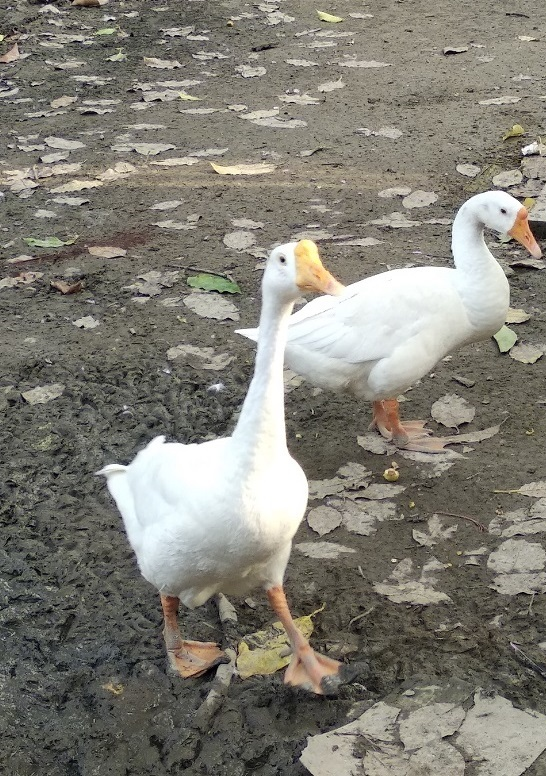
#> input picture image/swans.jpg, 546 x 776 px, found by its file name
$ python ex7.py
#> lines starting #> are read from the running program, lines starting #| are printed output that depends on the picture
import numpy as np
from PIL import Image
import matplotlib.pylab as pylab
import os

image_path = r"image\swans.jpg"

def plot_image(image, title=''):
    pylab.title(title, size=14)
    pylab.imshow(image)
    pylab.gray()
    pylab.axis('off')

try:
    im = Image.open(image_path).convert('L')
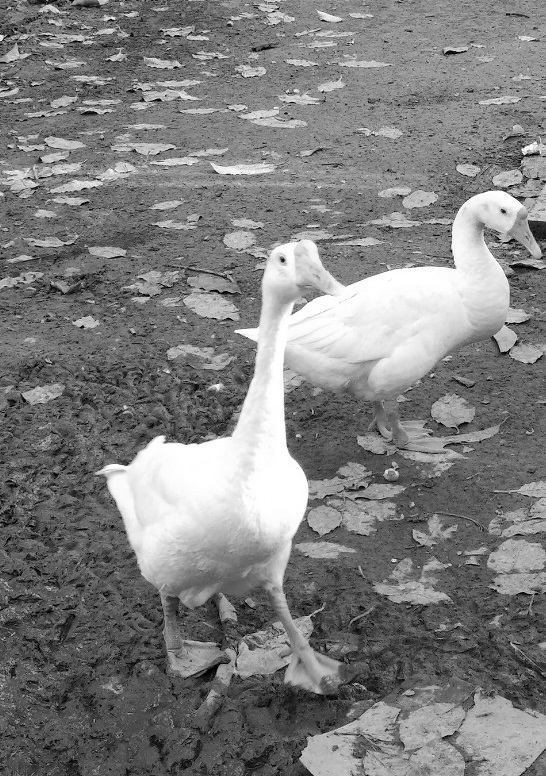
#> im: PIL image 546x776 L; min 0, max 255, mean 126.6
    im_noisy = np.array(im) + np.random.randint(-128, 128, (im.height, im.width))
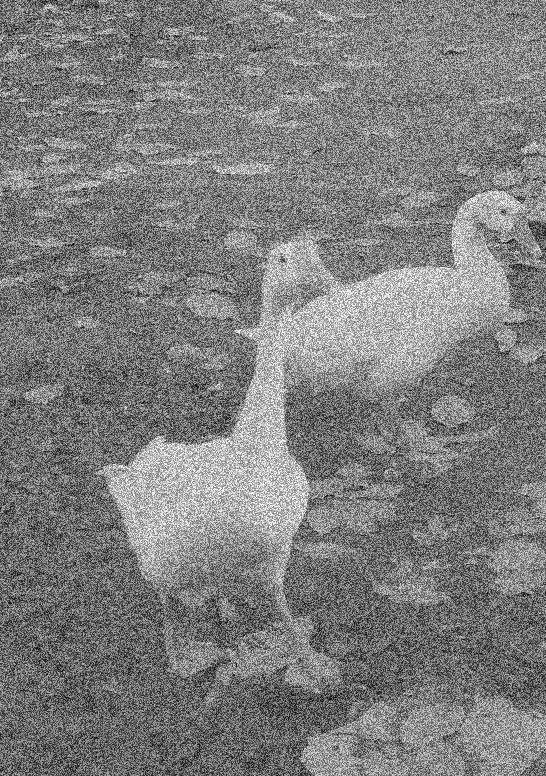
#> im_noisy: shape (776, 546) int64; min -127, max 382, mean 126.2; drawn with min black and max white
    im_noisy = Image.fromarray(np.clip(im_noisy, 0, 255).astype(np.uint8))
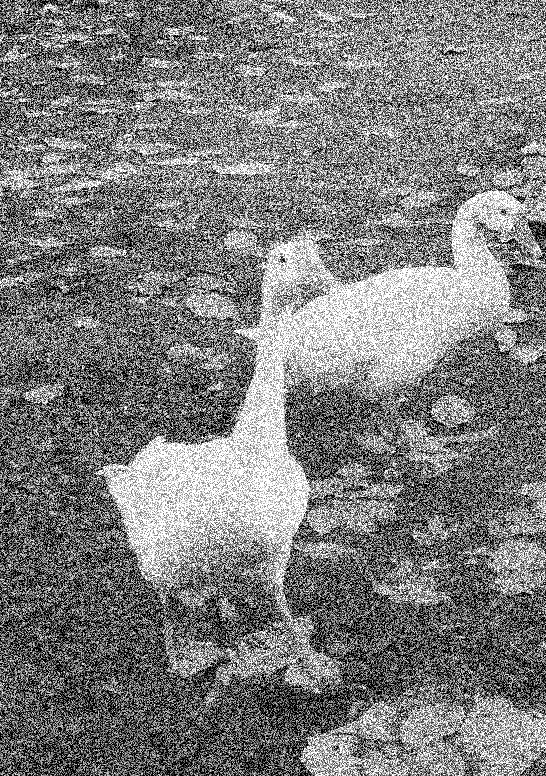
#> im_noisy: PIL image 546x776 L; min 0, max 255, mean 125.2

    pylab.figure(figsize=(16,12))
    pylab.subplot(221), plot_image(im_noisy, 'original image (with noise)')

    for i, th in enumerate([100, 150, 200]):
        im1 = im_noisy.point(lambda x: 255 if x > th else 0)
        pylab.subplot(2,2,i+2)
        plot_image(im1, 'binary image with threshold=' + str(th))
#> this loop made 3 passes
#> pass 1, `im1 = im_noisy.point(lambda x: 255 if x > th else 0)`:
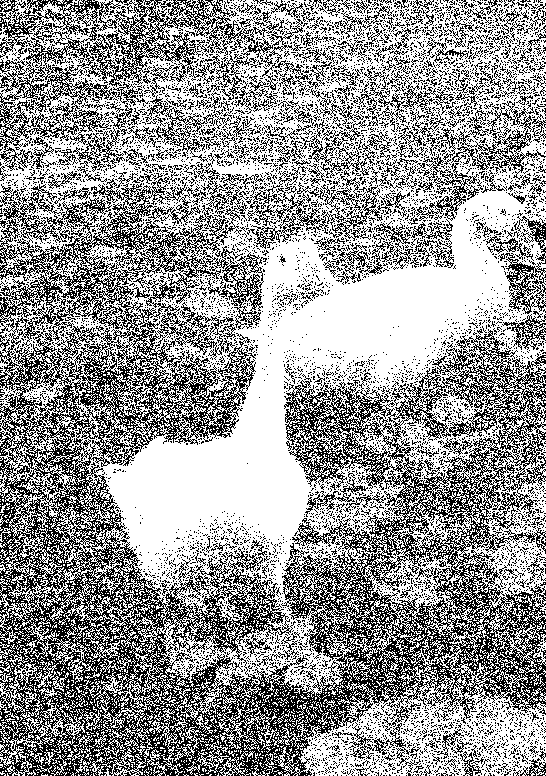
#> im1: PIL image 546x776 L; 59.5% white; black in thin lines or dots
#> pass 2, `im1 = im_noisy.point(lambda x: 255 if x > th else 0)`:
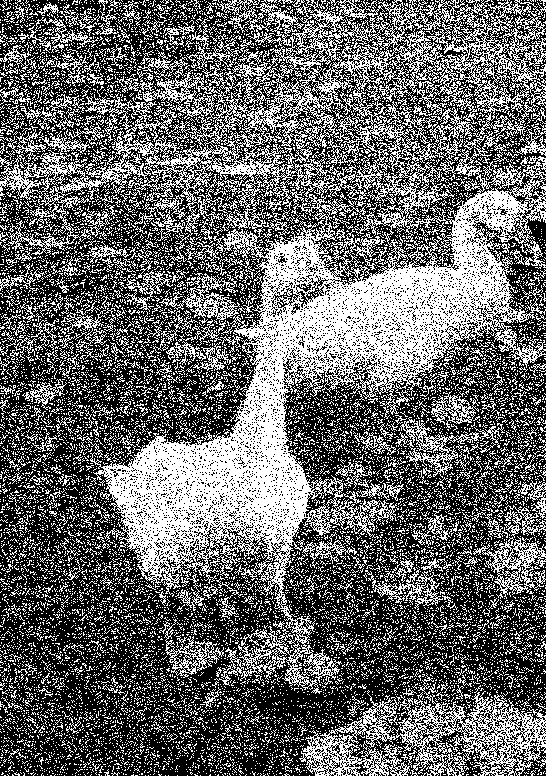
#> im1: PIL image 546x776 L; 40.6% white in thin lines or dots
#> pass 3, `im1 = im_noisy.point(lambda x: 255 if x > th else 0)`:
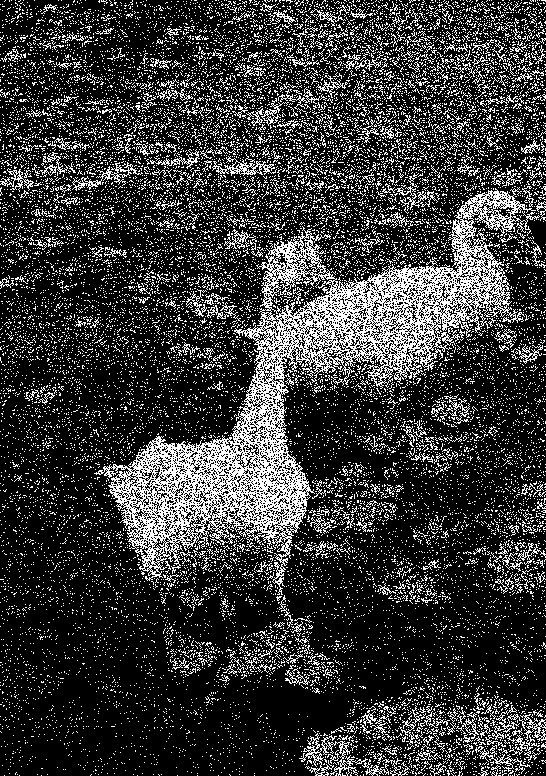
#> im1: PIL image 546x776 L; 22% white in thin lines or dots
    pylab.tight_layout()
    pylab.show()

except FileNotFoundError as e:
    print(f"오류: 파일을 찾을 수 없습니다: {e.filename}")
except Exception as e:
    print(f"예상치 못한 오류가 발생했습니다: {e}")

$ run again, with image/bisons.jpg copied over image/swans.jpg
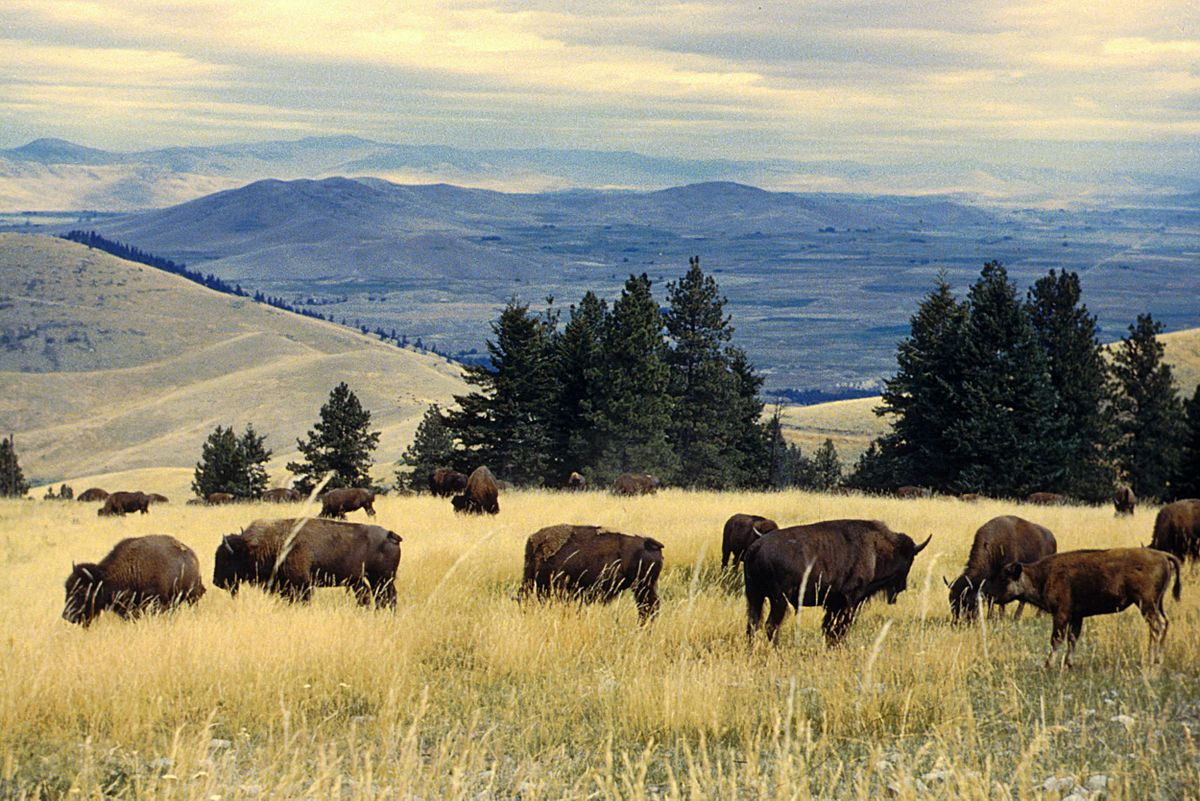
#> input picture image/bisons.jpg, 1200 x 801 px, found by its file name
#> the loop `for i, th in enumerate([100, 150, 200]):` made 3 passes
#> pass 1, `im1 = im_noisy.point(lambda x: 255 if x > th else 0)`:
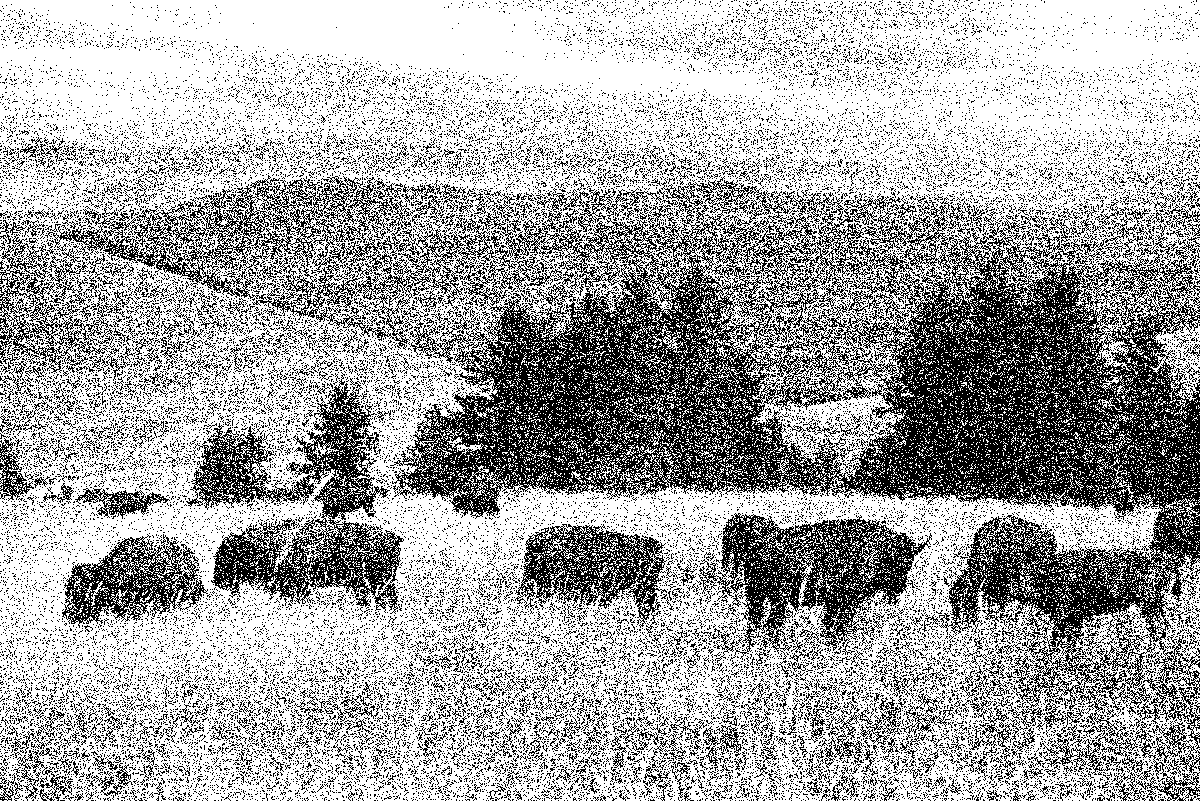
#> im1: PIL image 1200x801 L; 65.5% white; black in thin lines or dots
#> pass 3, `im1 = im_noisy.point(lambda x: 255 if x > th else 0)`:
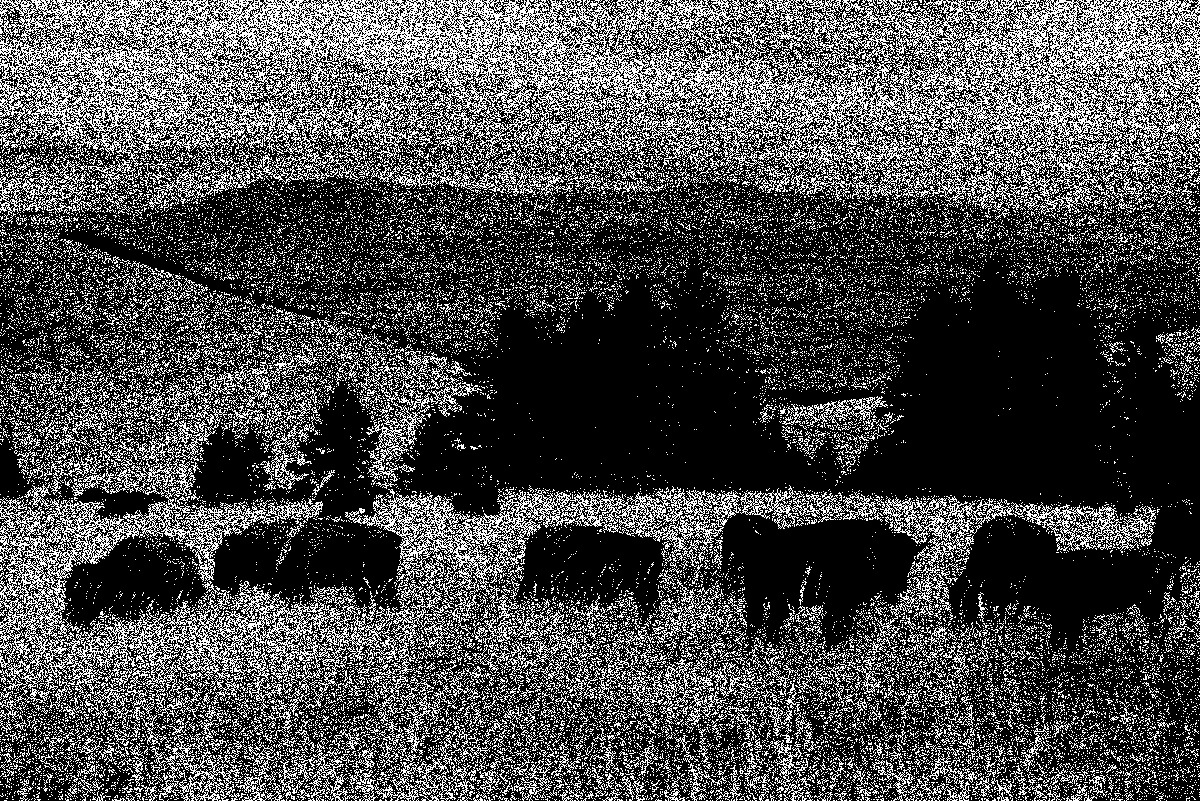
#> im1: PIL image 1200x801 L; 29.4% white in thin lines or dots
